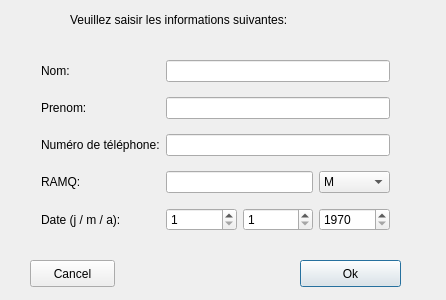
<?xml version="1.0" encoding="UTF-8"?>
<ui version="4.0">
 <class>AjouterEntraineurClass</class>
 <widget class="QDialog" name="AjouterEntraineurClass">
  <property name="geometry">
   <rect>
    <x>0</x>
    <y>0</y>
    <width>446</width>
    <height>300</height>
   </rect>
  </property>
  <property name="windowTitle">
   <string>AjouterEntraineur</string>
  </property>
  <widget class="QPushButton" name="BoutonOk">
   <property name="geometry">
    <rect>
     <x>300</x>
     <y>260</y>
     <width>101</width>
     <height>27</height>
    </rect>
   </property>
   <property name="text">
    <string>Ok</string>
   </property>
  </widget>
  <widget class="QPushButton" name="BoutonCancel">
   <property name="geometry">
    <rect>
     <x>30</x>
     <y>260</y>
     <width>85</width>
     <height>27</height>
    </rect>
   </property>
   <property name="text">
    <string>Cancel</string>
   </property>
  </widget>
  <widget class="QWidget" name="gridLayoutWidget">
   <property name="geometry">
    <rect>
     <x>30</x>
     <y>40</y>
     <width>371</width>
     <height>215</height>
    </rect>
   </property>
   <layout class="QGridLayout" name="gridLayout">
    <item row="0" column="0">
     <widget class="QLabel" name="label_2">
      <property name="text">
       <string>Nom:</string>
      </property>
     </widget>
    </item>
    <item row="1" column="0">
     <widget class="QLabel" name="label">
      <property name="text">
       <string>Prenom:</string>
      </property>
     </widget>
    </item>
    <item row="2" column="0">
     <widget class="QLabel" name="label_3">
      <property name="text">
       <string>Numéro de téléphone:</string>
      </property>
     </widget>
    </item>
    <item row="3" column="0">
     <widget class="QLabel" name="label_4">
      <property name="text">
       <string>RAMQ:</string>
      </property>
     </widget>
    </item>
    <item row="0" column="1" colspan="3">
     <widget class="QLineEdit" name="lineEdit_nom"/>
    </item>
    <item row="1" column="1" colspan="3">
     <widget class="QLineEdit" name="lineEdit_prenom"/>
    </item>
    <item row="2" column="1" colspan="3">
     <widget class="QLineEdit" name="lineEdit_tel"/>
    </item>
    <item row="3" column="1" colspan="2">
     <widget class="QLineEdit" name="lineEdit_ramq"/>
    </item>
    <item row="5" column="1">
     <widget class="QSpinBox" name="spinBox_jour">
      <property name="minimum">
       <number>1</number>
      </property>
      <property name="maximum">
       <number>31</number>
      </property>
     </widget>
    </item>
    <item row="5" column="2">
     <widget class="QSpinBox" name="spinBox_mois">
      <property name="minimum">
       <number>1</number>
      </property>
      <property name="maximum">
       <number>12</number>
      </property>
     </widget>
    </item>
    <item row="5" column="3">
     <widget class="QSpinBox" name="spinBox_an">
      <property name="minimum">
       <number>1970</number>
      </property>
      <property name="maximum">
       <number>2020</number>
      </property>
     </widget>
    </item>
    <item row="3" column="3">
     <widget class="QComboBox" name="comboBoxSex">
      <item>
       <property name="text">
        <string>M</string>
       </property>
      </item>
      <item>
       <property name="text">
        <string>F</string>
       </property>
      </item>
     </widget>
    </item>
    <item row="5" column="0">
     <widget class="QLabel" name="label_5">
      <property name="text">
       <string>Date (j / m / a):</string>
      </property>
     </widget>
    </item>
   </layout>
  </widget>
  <widget class="QLabel" name="label_6">
   <property name="geometry">
    <rect>
     <x>70</x>
     <y>10</y>
     <width>231</width>
     <height>20</height>
    </rect>
   </property>
   <property name="text">
    <string>Veuillez saisir les informations suivantes:</string>
   </property>
  </widget>
 </widget>
 <layoutdefault spacing="6" margin="11"/>
 <resources/>
 <connections>
  <connection>
   <sender>BoutonCancel</sender>
   <signal>clicked()</signal>
   <receiver>AjouterEntraineurClass</receiver>
   <slot>close()</slot>
   <hints>
    <hint type="sourcelabel">
     <x>72</x>
     <y>273</y>
    </hint>
    <hint type="destinationlabel">
     <x>199</x>
     <y>149</y>
    </hint>
   </hints>
  </connection>
 </connections>
</ui>
